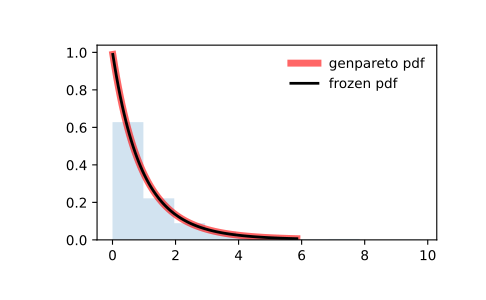

Source code (Python):
from scipy.stats import genpareto
import matplotlib.pyplot as plt
fig, ax = plt.subplots(1, 1)

# Calculate the first four moments:

c = 0.1
mean, var, skew, kurt = genpareto.stats(c, moments='mvsk')

# Display the probability density function (``pdf``):

x = np.linspace(genpareto.ppf(0.01, c),
                genpareto.ppf(0.99, c), 100)
ax.plot(x, genpareto.pdf(x, c),
       'r-', lw=5, alpha=0.6, label='genpareto pdf')

# Alternatively, the distribution object can be called (as a function)
# to fix the shape, location and scale parameters. This returns a "frozen"
# RV object holding the given parameters fixed.

# Freeze the distribution and display the frozen ``pdf``:

rv = genpareto(c)
ax.plot(x, rv.pdf(x), 'k-', lw=2, label='frozen pdf')

# Check accuracy of ``cdf`` and ``ppf``:

vals = genpareto.ppf([0.001, 0.5, 0.999], c)
np.allclose([0.001, 0.5, 0.999], genpareto.cdf(vals, c))
# True

# Generate random numbers:

r = genpareto.rvs(c, size=1000)

# And compare the histogram:

ax.hist(r, density=True, histtype='stepfilled', alpha=0.2)
ax.legend(loc='best', frameon=False)
plt.show()
